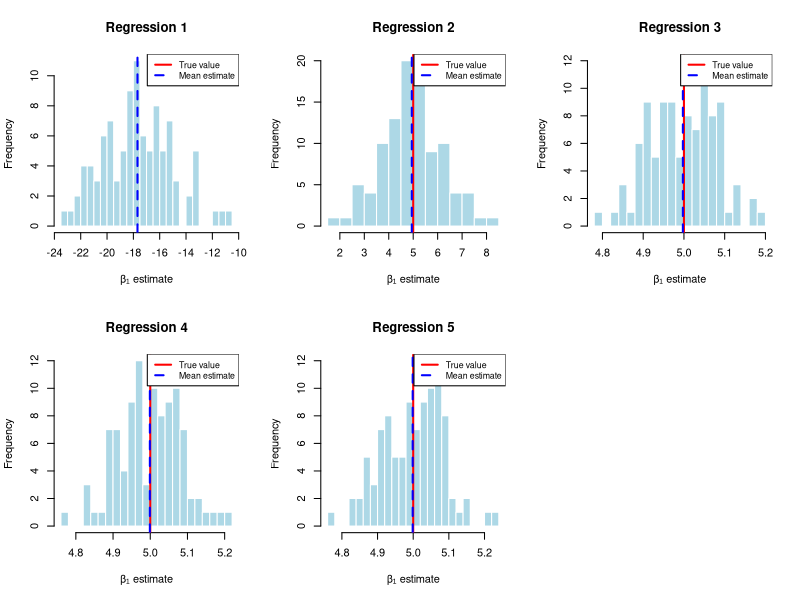

Source code (R):
# Set seed for reproducibility
set.seed(2025)

# Sample size
n <- 100

# Simulate error terms
u_i <- rnorm(n, mean = 0, sd = sqrt(5))

# Simulate precipitation (rainfall)
g_i <- rgamma(n, shape = 2, scale = 2)

# Simulate land quality indicator (high quality = 1, low quality = 0)
r_i <- rbinom(n, size = 1, prob = 0.5)

# Simulate fertilizer amounts conditional on land quality
x_star_i <- numeric(n)
for (i in 1:n) {
  if (r_i[i] == 1) {
    x_star_i[i] <- rgamma(1, shape = 3, scale = 1)
  } else {
    x_star_i[i] <- rgamma(1, shape = 7, scale = 1)
  }
}

# Set parameter values
beta_0 <- 400
beta_1 <- 5
beta_2 <- 200
beta_3 <- 10

# Generate crop yields
y_i <- beta_0 + beta_1 * x_star_i + beta_2 * r_i + beta_3 * g_i + u_i

# Generate additional variables
n1_i <- rnorm(n, mean = 10, sd = sqrt(3))
n2_i <- rnorm(n, mean = 5 + sqrt(x_star_i), sd = sqrt(3))

# Create dataframe
data <- data.frame(
  y = y_i,
  x_star = x_star_i,
  r = r_i,
  g = g_i,
  n1 = n1_i,
  n2 = n2_i
)

# Display summary statistics
summary(data)



# Question (b)
# Regression 1: y ~ x_star
reg1 <- lm(y ~ x_star, data = data)
summary_reg1 <- summary(reg1)

# Regression 2: y ~ x_star + r
reg2 <- lm(y ~ x_star + r, data = data)
summary_reg2 <- summary(reg2)

# Regression 3: y ~ x_star + r + g
reg3 <- lm(y ~ x_star + r + g, data = data)
summary_reg3 <- summary(reg3)

# Regression 4: y ~ x_star + r + g + n1
reg4 <- lm(y ~ x_star + r + g + n1, data = data)
summary_reg4 <- summary(reg4)

# Regression 5: y ~ x_star + r + g + n2
reg5 <- lm(y ~ x_star + r + g + n1 + n2, data = data)
summary_reg5 <- summary(reg5)

# Function to extract and format regression results
extract_results <- function(reg_summary, reg_name) {
  beta1_estimate <- reg_summary$coefficients["x_star", "Estimate"]
  beta1_se <- reg_summary$coefficients["x_star", "Std. Error"]
  beta1_true <- 5
  
  cat(paste0("\n", reg_name, ":\n"))
  cat(paste0("Estimated β₁: ", round(beta1_estimate, 4), "\n"))
  cat(paste0("True β₁: ", beta1_true, "\n"))
  cat(paste0("Standard Error: ", round(beta1_se, 4), "\n"))
  cat(paste0("Difference from true value: ", round(beta1_estimate - beta1_true, 4), "\n"))
  cat(paste0("Adjusted R²: ", round(reg_summary$adj.r.squared, 4), "\n"))
}

# Print results for all regressions
extract_results(summary_reg1, "Regression 1 (y ~ x_star)")
extract_results(summary_reg2, "Regression 2 (y ~ x_star + r)")
extract_results(summary_reg3, "Regression 3 (y ~ x_star + r + g)")
extract_results(summary_reg4, "Regression 4 (y ~ x_star + r + g + n1)")
extract_results(summary_reg5, "Regression 5 (y ~ x_star + r + g + n1 + n2)")

results_b <- data.frame(
  Regression      = c("y ~ x_star", "y ~ x_star + r", "y ~ x_star + r + g", 
                      "y ~ x_star + r + g + n1", "y ~ x_star + r + g + n1 + n2"),
  Estimated_beta1 = round(c(coef(reg1)["x_star"], coef(reg2)["x_star"], 
                            coef(reg3)["x_star"], coef(reg4)["x_star"], 
                            coef(reg5)["x_star"]), 4),
  True_beta1      = rep(5, 5),
  Std_Error       = round(c(summary(reg1)$coefficients["x_star", "Std. Error"],
                            summary(reg2)$coefficients["x_star", "Std. Error"],
                            summary(reg3)$coefficients["x_star", "Std. Error"],
                            summary(reg4)$coefficients["x_star", "Std. Error"],
                            summary(reg5)$coefficients["x_star", "Std. Error"]), 4),
  Difference      = round(c(coef(reg1)["x_star"] - 5, coef(reg2)["x_star"] - 5, 
                            coef(reg3)["x_star"] - 5, coef(reg4)["x_star"] - 5, 
                            coef(reg5)["x_star"] - 5), 4),
  Adjusted_R2     = round(c(summary(reg1)$adj.r.squared,
                            summary(reg2)$adj.r.squared,
                            summary(reg3)$adj.r.squared,
                            summary(reg4)$adj.r.squared,
                            summary(reg5)$adj.r.squared), 4)
)

# 利用 knitr::kable() 生成 LaTeX 三线表
library(knitr)
latex_table_b <- kable(results_b, format = "latex", booktabs = TRUE,
                       caption = "Regression Results for Question (b)")

# 直接输出到 LaTeX 文件
output_file_b <- "b.tex"
cat(latex_table_b, file = output_file_b)
cat("\n%% Table saved to ", output_file_b, "\n", sep = "", file = output_file_b, append = TRUE)


# Question (c)
# Monte Carlo simulation with M = 100 repetitions
set.seed(2025)
M <- 100
n <- 100

# Initialize matrices to store β₁ estimates
beta1_estimates <- matrix(NA, nrow = M, ncol = 5)
colnames(beta1_estimates) <- c("Reg1", "Reg2", "Reg3", "Reg4", "Reg5")

# Run Monte Carlo simulation
for (m in 1:M) {
  # Generate data according to DGP
  u_i <- rnorm(n, mean = 0, sd = sqrt(5))
  g_i <- rgamma(n, shape = 2, scale = 2)
  r_i <- rbinom(n, size = 1, prob = 0.5)
  
  x_star_i <- numeric(n)
  for (i in 1:n) {
    if (r_i[i] == 1) {
      x_star_i[i] <- rgamma(1, shape = 3, scale = 1)
    } else {
      x_star_i[i] <- rgamma(1, shape = 7, scale = 1)
    }
  }
  
  beta_0 <- 400
  beta_1 <- 5
  beta_2 <- 200
  beta_3 <- 10
  
  y_i <- beta_0 + beta_1 * x_star_i + beta_2 * r_i + beta_3 * g_i + u_i
  
  n1_i <- rnorm(n, mean = 10, sd = sqrt(3))
  n2_i <- rnorm(n, mean = 5 + sqrt(x_star_i), sd = sqrt(3))
  
  data <- data.frame(
    y = y_i,
    x_star = x_star_i,
    r = r_i,
    g = g_i,
    n1 = n1_i,
    n2 = n2_i
  )
  
  # Run the five regressions
  reg1 <- lm(y ~ x_star, data = data)
  reg2 <- lm(y ~ x_star + r, data = data)
  reg3 <- lm(y ~ x_star + r + g, data = data)
  reg4 <- lm(y ~ x_star + r + g + n1, data = data)
  reg5 <- lm(y ~ x_star + r + g + n1 + n2, data = data)
  
  # Store β₁ estimates
  beta1_estimates[m, 1] <- coef(reg1)["x_star"]
  beta1_estimates[m, 2] <- coef(reg2)["x_star"]
  beta1_estimates[m, 3] <- coef(reg3)["x_star"]
  beta1_estimates[m, 4] <- coef(reg4)["x_star"]
  beta1_estimates[m, 5] <- coef(reg5)["x_star"]
}

# Create data frame from estimates for plotting
beta1_df <- data.frame(
  Estimate = c(beta1_estimates),
  Regression = rep(colnames(beta1_estimates), each = M)
)

# Calculate summary statistics
beta1_summary <- data.frame(
  Regression = colnames(beta1_estimates),
  Mean = colMeans(beta1_estimates),
  SD = apply(beta1_estimates, 2, sd),
  Bias = colMeans(beta1_estimates) - 5
)
print(beta1_summary)

# Plot histograms
pdf("Q(c).pdf")
par(mfrow = c(2, 3))
for (i in 1:5) {
  hist(beta1_estimates[, i], 
       main = paste("Regression", i), 
       xlab = "β₁ estimate",
       breaks = 20,
       col = "lightblue",
       border = "white")
  abline(v = 5, col = "red", lwd = 2)  # True value
  abline(v = mean(beta1_estimates[, i]), 
        col = "blue", lty = 2, lwd = 2)  # Mean estimate
  legend("topright",
         legend = c("True value", "Mean estimate"),
         col = c("red", "blue"),
         lty = c(1, 2),
         lwd = 2,
         cex = 0.8)
}
dev.off()



# Question (d)
# Function to run Monte Carlo simulation with specific DGP parameters
run_monte_carlo <- function(x_star_equal = FALSE, beta2_zero = FALSE, r_prob = 0.5, beta3_value = 10) {
  M <- 100
  n <- 100
  
  # Initialize matrices to store β₁ estimates
  beta1_estimates <- matrix(NA, nrow = M, ncol = 3)
  colnames(beta1_estimates) <- c("Reg1", "Reg2", "Reg3")
  
  # Run Monte Carlo simulation
  for (m in 1:M) {
    # Generate data according to modified DGP
    u_i <- rnorm(n, mean = 0, sd = sqrt(5))
    g_i <- rgamma(n, shape = 2, scale = 2)
    r_i <- rbinom(n, size = 1, prob = r_prob)
    
    # Modify x_star distribution based on parameter
    x_star_i <- numeric(n)
    if (x_star_equal) {
      x_star_i <- rgamma(n, shape = 5, scale = 1)
    } else {
      for (i in 1:n) {
        if (r_i[i] == 1) {
          x_star_i[i] <- rgamma(1, shape = 3, scale = 1)
        } else {
          x_star_i[i] <- rgamma(1, shape = 7, scale = 1)
        }
      }
    }
    
    # Set parameter values
    beta_0 <- 400
    beta_1 <- 5
    beta_2 <- ifelse(beta2_zero, 0, 200)
    beta_3 <- beta3_value
    
    # Generate crop yields
    y_i <- beta_0 + beta_1 * x_star_i + beta_2 * r_i + beta_3 * g_i + u_i
    
    data <- data.frame(
      y = y_i,
      x_star = x_star_i,
      r = r_i,
      g = g_i
    )
    
    # Run the three regressions
    reg1 <- lm(y ~ x_star, data = data)
    reg2 <- lm(y ~ x_star + r, data = data)
    reg3 <- lm(y ~ x_star + r + g, data = data)
    
    # Store β₁ estimates
    beta1_estimates[m, 1] <- coef(reg1)["x_star"]
    beta1_estimates[m, 2] <- coef(reg2)["x_star"]
    beta1_estimates[m, 3] <- coef(reg3)["x_star"]
  }
  
  return(beta1_estimates)
}

# Run simulations with different DGP modifications
results_original <- run_monte_carlo()
results_xstar_equal <- run_monte_carlo(x_star_equal = TRUE)
results_beta2_zero <- run_monte_carlo(beta2_zero = TRUE)
results_r_prob_0.1 <- run_monte_carlo(r_prob = 0.1)
results_beta3_50 <- run_monte_carlo(beta3_value = 50)

# Function to calculate summary statistics
calc_summary <- function(results, scenario_name) {
  summary_df <- data.frame(
    Scenario = rep(scenario_name, 3),
    Regression = c("Reg1", "Reg2", "Reg3"),
    Mean = colMeans(results),
    SD = apply(results, 2, sd),
    Bias = colMeans(results) - 5
  )
  return(summary_df)
}

# Calculate summaries for all scenarios
summary_original <- calc_summary(results_original, "Original DGP")
summary_xstar_equal <- calc_summary(results_xstar_equal, "x_star equal")
summary_beta2_zero <- calc_summary(results_beta2_zero, "β₂ = 0")
summary_r_prob_0.1 <- calc_summary(results_r_prob_0.1, "r_prob = 0.1")
summary_beta3_50 <- calc_summary(results_beta3_50, "β₃ = 50")

# Combine all summaries
all_summaries <- rbind(
  summary_original,
  summary_xstar_equal,
  summary_beta2_zero,
  summary_r_prob_0.1,
  summary_beta3_50
)

# print(all_summaries)
latex_table_d <- kable(all_summaries, format = "latex", booktabs = TRUE,
                       caption = "Simulation Summary Statistics for Question (d)")

# 将模拟结果直接输出到 LaTeX 文件
output_file_d <- "d.tex"
cat(latex_table_d, file = output_file_d)
cat("\n%% Table saved to ", output_file_d, "\n", sep = "", file = output_file_d, append = TRUE)


# Visualization function for each scenario
plot_scenario_comparison <- function(original, modified, title) {
  par(mfrow = c(2, 3))
  
  for (i in 1:3) {
    # Original DGP
    hist(original[, i], 
         main = paste("Reg", i, "- Original"), 
         xlab = "β₁ estimate",
         breaks = 15,
         col = "lightblue",
         border = "white",
         xlim = range(c(original[, i], modified[, i])))
    abline(v = 5, col = "red", lwd = 2)
    abline(v = mean(original[, i]), col = "blue", lty = 2, lwd = 2)
    
    # Modified DGP
    hist(modified[, i], 
         main = paste("Reg", i, "- Modified"), 
         xlab = "β₁ estimate",
         breaks = 15,
         col = "lightgreen",
         border = "white",
         xlim = range(c(original[, i], modified[, i])))
    abline(v = 5, col = "red", lwd = 2)
    abline(v = mean(modified[, i]), col = "blue", lty = 2, lwd = 2)
  }
  mtext(title, side = 3, line = -1.5, outer = TRUE)
}

# Plot comparisons
par(mfrow = c(1, 1))
